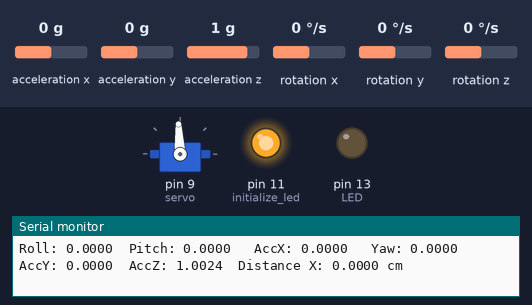
Bench run of a sketch on a simulated Arduino Uno, built with avr-gcc and run on an emulated ATmega328P. Parts: servo, output pins drawn as LEDs (lit = HIGH), the last lines printed to the serial monitor. The inputs (shaded band) are chosen by the test bench; at power-on: rotation z 0 °/s, acceleration x 0 g, acceleration y 0 g, acceleration z 1 g, rotation x 0 °/s, rotation y 0 °/s. Servo pulses on a pin are drawn as a servo (544–2400 µs = 0–180°); pins used as bus, display or sensor lines are not drawn.

Above: at 2.1 s.
2.2 s: rotation z set to -192 °/s
At 3.6 s:
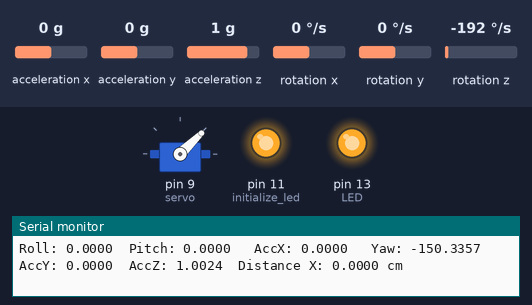
4.1 s: rotation z set to 85 °/s
7.1 s: rotation z set to 91 °/s
10.1 s: acceleration x set to -1.4 g
At 11.0 s:
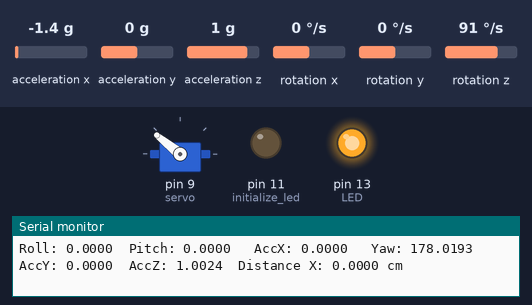
11.6 s: acceleration x set to -0.8 g
At 12.8 s:
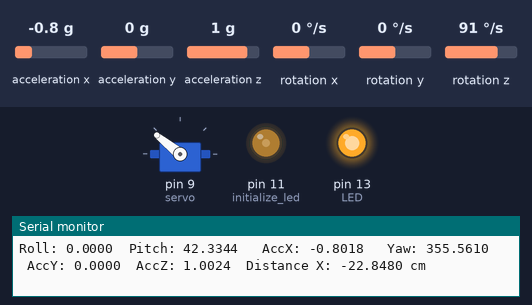
13.1 s: acceleration x set to 0 g
At 13.5 s:
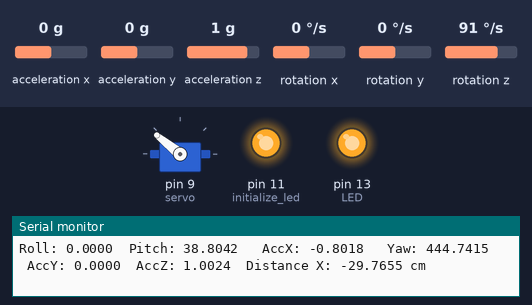
Timing chart, 0 to 15.6 s (numbered marks = the images above; inputs shaded):
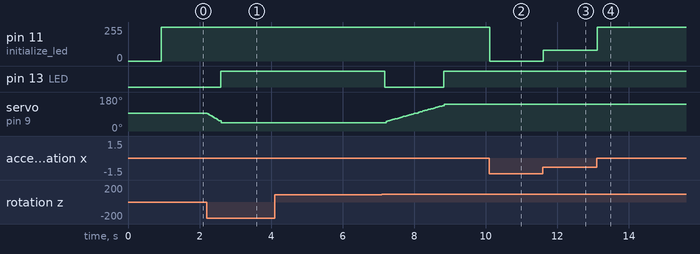

Measured:
- after the input at 2.2 s, pin 13 (LED): LOW → HIGH after 0.39 s; servo on pin 9 (servo): moves from 93° to 44° over 0.38 s, starting at once
- after the input at 10.1 s, pin 11 (initialize_led): 255/255 → 0/255 at once
- after the input at 11.6 s, pin 11 (initialize_led): 0/255 → 81/255 at once
- after the input at 13.1 s, pin 11 (initialize_led): 81/255 → 255/255 at once

The sketch:

MERGE_ALL.ino
```cpp
#include <avr/io.h>
#include <avr/interrupt.h>
#include <stdio.h>
#include <math.h>

#include <Wire.h>
#include <MPU6050.h>
#include <util/delay.h>

#define DEG_TO_RADS 3.141592653/180
#define RAD_TO_DEGS 180/3.141592653

/********************************************************************************
*********************************** UART ****************************************
*********************************************************************************/

// for serial communication (UART)
#define F_CPU 16000000UL
#define BAUD 9600
#define UBRR_VALUE ((F_CPU / (16UL * BAUD)) - 1)

void initialize_uart() {
    // setting baud rate with UBRR0
    UBRR0H = (uint8_t)(UBRR_VALUE >> 8);
    UBRR0L = (uint8_t)UBRR_VALUE;
    // setting UART to transmission
    UCSR0B = (1 << TXEN0);
    // setting UART to 8-bit character size for transmission
    UCSR0C = (1 << UCSZ01) | (1 << UCSZ00);
}

void transmit_uart(char data) {
    while (!(UCSR0A & (1 << UDRE0))); // wait for transmission to be empty (flag to be 1)
    UDR0 = data; //transmit data
}

void print_message(const char *message) { //using UART
    while (*message) {
        transmit_uart(*message++);
    }
}

void print_number(double number) {
    if (number < 0) {
        transmit_uart('-');
        number = -number;
    }

    //  integer part
    uint16_t int_part = (uint16_t)number;
    char buffer[8];
    uint8_t i = 0;

    if (int_part == 0) {
        transmit_uart('0');
    } else {
        while (int_part > 0) {
            buffer[i++] = (int_part % 10) + '0';
            int_part /= 10;
        }
        while (i > 0) {
            transmit_uart(buffer[--i]);
        }
    }

    // decimal point
    transmit_uart('.');

    // get decimals
    double decimal = (number - (uint16_t)number) * 10000.0 + 0.5;
    uint16_t decimal_part = (uint16_t)decimal;

    for (int j = 1000; j > 0; j /= 10) {
        transmit_uart((decimal_part / j) % 10 + '0');
    }
}

/********************************************************************************
*********************************** LED *************************************
*********************************************************************************/

// minimum and maximum range values for x-axis acceleration (in g) for LED D3
double ACCEL_MIN = 0.12;
double ACCEL_MAX = 1.12;

void initialize_led() {
    // set PB3 (Pin 11) as output
    DDRB |= (1 << PB3);
    // PWM timer 2 configurations
    TCCR2A = (1 << COM2A1) | (1 << WGM21) | (1 << WGM20);
    TCCR2B = (1 << CS21); // prescaler = 8

    OCR2A = 0;
}

void write_led(uint8_t brightness) {
    OCR2A = brightness;
}

uint8_t led_brightness(double acc) {

    if(absolute(acc) < 0.12){
      // print_message("LED : ");
      // print_number(0);
      // print_message("\t");

      return 255;
    }
    else if(absolute(acc) > 1.12){
      // print_message("LED : ");
      // print_number(100);
      // print_message("\t");
      return 0;
    }

    // normalize acceleration to percentage
    double intensity = map(absolute(acc), ACCEL_MIN, ACCEL_MAX, 0, 100);

    // print_message("LED : ");
    // print_number(intensity);
    // print_message("\t");

    return map(intensity, 0.0, 100.0, 255, 0);
}

/********************************************************************************
*********************************** MATHS *************************************
*********************************************************************************/

double absolute(double num){
   double abs =(num<0) ? num*(-1) : num;
   return abs;
}

double map(double x, double in_min, double in_max, double out_min, double out_max)
{
  return (x - in_min) * (out_max - out_min) / (in_max - in_min) + out_min;
}

/********************************************************************************
*********************************** MPU6050 *************************************
*********************************************************************************/

#define YAW_MAX 81   // Maximum allowed yaw
#define YAW_MIN -81  // Minimum allowed yaw

// Sensor conversion factors
double ACCEL_SENSITIVITY = 0;
double GYRO_SENSITIVITY  = 0;

#define RADS 57.2958

#define accRange 2
#define gyroRange 250

double x = 0.0; // for distance calculation

// Filter and integration constants
const float compFilterAlpha = 0.98;  // Complementary filter weight for gyro
const float VELOCITY_THRESHOLD = 0.01;     // Deadband for velocity m/s

MPU6050 mpu;

// Orientation in radians
float fusedRoll = 0.0, fusedPitch = 0.0, fusedYaw = 0.0;
bool firstOrientation = true;
unsigned long lastTimeOrientation = 0;

// Displacement integration variables (world X axis)
float distanceX = 0.0;
float velocityX = 0.0;
unsigned long lastDistanceTime = 0;

// Accelerometer bias for X axis in g's
float accelBiasX = 0.0;

// Output interval in ms
const unsigned long OUTPUT_INTERVAL = 1000;
unsigned long lastOutputTime = 0;

// Accelerometer Calibration (X-axis)
void calibrate_accelerometer() {

    const int numSamples = 100;
    float sumX = 0.0;
    for (int i = 0; i < numSamples; i++) {
        int16_t ax, ay, az, gx, gy, gz;
        mpu.getMotion6(&ax, &ay, &az, &gx, &gy, &gz);
        float rawAccelX = ax / ACCEL_SENSITIVITY;
        sumX += rawAccelX;
        _delay_ms(5);
    }

    accelBiasX = sumX / numSamples;
    print_message("Calibrated accelBiasX: ");
    Serial.println(accelBiasX, 4);
}

/********************************************************************************
*********************************** SERVO MOTOR *********************************
*********************************************************************************/

#define SERVO_MIN 2000  // 1ms pulse width 0° position
#define SERVO_MAX 4000  // 2ms pulse width 180° position
double servo_angle = 90; // Start at center position

volatile uint16_t counter = 0;

void setServoAngle(double angle) {

    if(angle < 9) {
        OCR1A = SERVO_MIN;
        PORTB |= (1 << PORTB5);
    } else if (angle >171) {
        OCR1A = SERVO_MAX;
        PORTB |= (1 << PORTB5);
    } else {
        OCR1A = map(angle, 0, 180, SERVO_MIN, SERVO_MAX); // Calculate PWM
        PORTB &= ~(1 << PORTB5); // Turn LED OFF (PB5)
    }
}

void init_servo(void) {
    DDRB |= (1 << PB1) | (1 << PB5); // Set PB1 (OC1A) as output and L

    // Configure Timer1 for Fast PWM Mode 14
    TCCR1A = (1 << COM1A1) | (1 << WGM11);
    TCCR1B = (1 << WGM13) | (1 << WGM12) | (1 << CS11); // Prescaler = 8

    // Set PWM frequency to 50 Hz
    ICR1 = 40000;

    // Enable Timer1 Overflow Interrupt
    TIMSK1 |= (1 << TOIE1);
    sei();

    // Start at 90° (middle position)
    setServoAngle(servo_angle);
}

ISR(TIMER1_OVF_vect) {

    counter++;
}

/********************************************************************************
************************************** MILLIS() *********************************
*********************************************************************************/
volatile uint32_t milliseconds = 0;

void init_ms_timer() {

    TCCR0A = (1 << WGM01);  // Enable CTC mode
    OCR0A = (F_CPU / (64 * 1000)) - 1;            // Set compare match for 1ms

    TIMSK0 |= (1 << OCIE0A); // Enable Timer0 Compare Match A Interrupt
    TCCR0B |= (1 << CS01) | (1 << CS00); // Start Timer0 with Prescaler 64

    sei(); // Enable global interrupts AFTER starting timer
}

ISR(TIMER0_COMPA_vect) {

    milliseconds++;
}

uint32_t ms() {
    uint32_t ms;
    cli(); // pause interrupts to get reading;
    ms = milliseconds;
    sei(); //restart interrupts
    return ms;
}

/********************************************************************************
************************************** MAIN *************************************
*********************************************************************************/

void setup(){
  initialize_uart();
  initialize_led();
  init_ms_timer();
  init_servo();
  Wire.begin();

  mpu.initialize();
  if (!mpu.testConnection()) {
      print_message("MPU6050 connection failed!");
      while (1);
  }

switch(gyroRange){
    case(250):
      mpu.setFullScaleGyroRange(MPU6050_GYRO_FS_250);
      GYRO_SENSITIVITY = 131;

    case(500):
      mpu.setFullScaleGyroRange(MPU6050_GYRO_FS_500);
      ACCEL_SENSITIVITY = 65.5;

    case(1000):
      mpu.setFullScaleGyroRange(MPU6050_GYRO_FS_1000);
      ACCEL_SENSITIVITY = 32.8;

    case(2000):
       mpu.setFullScaleGyroRange(MPU6050_GYRO_FS_2000);
       ACCEL_SENSITIVITY = 16.4;

  }

  mpu.setFullScaleGyroRange(MPU6050_GYRO_FS_250);
  switch(accRange){
    case(2):
      mpu.setFullScaleAccelRange(MPU6050_ACCEL_FS_2); // +-2g (16384 LSB/g)
      ACCEL_SENSITIVITY = 16384;
    case(4):
      mpu.setFullScaleAccelRange(MPU6050_ACCEL_FS_4);  // +-4g (8192 LSB/g)
      ACCEL_SENSITIVITY = 8192;
    case(8):
      mpu.setFullScaleAccelRange(MPU6050_ACCEL_FS_8);  // +-8g (4096 LSB/g)
      ACCEL_SENSITIVITY = 4096;
    case(16):
       mpu.setFullScaleAccelRange(MPU6050_ACCEL_FS_16); // +-2g (2048 LSB/g)
       ACCEL_SENSITIVITY = 2043;

  }

  lastTimeOrientation = ms();
  lastDistanceTime = ms();
  lastOutputTime = ms();

  calibrate_accelerometer();


}

void loop(){
  // Orientation Update
  unsigned long currentTime = ms();
  float dt = (currentTime - lastTimeOrientation) / 1000.0;
  if (dt <= 0) dt = 0.01;
  lastTimeOrientation = currentTime;

  int16_t ax, ay, az, gx, gy, gz;
  mpu.getMotion6(&ax, &ay, &az, &gx, &gy, &gz);

  // Correct accelerometer readings in g's
  float ax_corr = (ax / ACCEL_SENSITIVITY) - accelBiasX;
  float ay_corr = (ay / ACCEL_SENSITIVITY);
  float az_corr = (az / ACCEL_SENSITIVITY);

  // Gyro readings in deg/s, convert to rad/s
  float gyroX = (gx / GYRO_SENSITIVITY) * DEG_TO_RADS;
  float gyroY = (gy / GYRO_SENSITIVITY) * DEG_TO_RADS;
  float gyroZ = (gz / GYRO_SENSITIVITY) * DEG_TO_RADS;

  // Compute accelerometer based angles (in radians)
  float accRoll = atan2(ay_corr, az_corr);
  float accPitch = atan2(-ax_corr, sqrt(ay_corr * ay_corr + az_corr * az_corr));


  // Complementary filter for roll and pitch; integrate gyro for yaw
  if (firstOrientation) {
      fusedRoll = accRoll;
      fusedPitch = accPitch;
      fusedYaw = 0.0;
      firstOrientation = 0;
  } else {
      fusedRoll = compFilterAlpha * (fusedRoll + gyroX * dt) + (1 - compFilterAlpha) * accRoll;
      fusedPitch = compFilterAlpha * (fusedPitch + gyroY * dt) + (1 - compFilterAlpha) * accPitch;
      fusedYaw = fusedYaw + gyroZ * dt;  // Yaw from gyro integration only
  }

// Servo Control Based on Yaw
  float yaw_deg = fusedYaw * RAD_TO_DEG;
  setServoAngle(map(yaw_deg, -81, 81, 0, 180));

  // Sensor Fusion for Displacement
  // Convert corrected accelerometer readings to m/s^2
  float ax_mps2 = ax_corr * 9.81;
  float ay_mps2 = ay_corr * 9.81;
  float az_mps2 = az_corr * 9.81;

  // Compute expected gravity vector in sensor frame from fused roll and pitch
  float g_sensor_x = -sin(fusedPitch) * 9.81;
  float g_sensor_y = sin(fusedRoll) * cos(fusedPitch) * 9.81;
  float g_sensor_z = cos(fusedRoll) * cos(fusedPitch) * 9.81;

  // Subtract gravity to obtain linear acceleration
  float ax_lin = ax_mps2 - g_sensor_x;
  float ay_lin = ay_mps2 - g_sensor_y;
  // We'll use only the horizontal components for displacement

  // Rotate horizontal (x-y) linear acceleration by fused yaw to align with world X–axis
  float a_world_x = ax_lin * cos(fusedYaw) - ay_lin * sin(fusedYaw);

  // Distance Integration (Trapezoidal with Zero Velocity Update)
  unsigned long currentDistanceTime = ms();
  float dtDistance = (currentDistanceTime - lastDistanceTime) / 1000.0;
  lastDistanceTime = currentDistanceTime;

  // Integrate a_world_x to update velocity using trapezoidal rule
  static float prevAccX = 0.0;
  float newVelocityX = velocityX + 0.5 * (prevAccX + a_world_x) * dtDistance;
  if (fabs(newVelocityX) < VELOCITY_THRESHOLD)
      newVelocityX = 0.0;

  // Zero velocity update: if acceleration remains near zero for a period, reset velocity
  const float ACCEL_DRIFT_THRESHOLD = 0.05; // m/s^2 threshold for stationary detection
  static float stationaryTime = 0.0;
  if (fabs(a_world_x) < ACCEL_DRIFT_THRESHOLD)
    stationaryTime += dtDistance;
  else
    stationaryTime = 0.0;
  if (stationaryTime > 0.2) {  // if stationary for more than 0.2 seconds
    newVelocityX = 0.0;
  }

  // Update displacement using trapezoidal integration of velocity
  distanceX += 0.5 * (velocityX + newVelocityX) * dtDistance;
  velocityX = newVelocityX;
  prevAccX = a_world_x;


  // LED intensity based on x acceleration
  write_led(led_brightness(ax_corr));

  static unsigned long lastSampleTime = ms();
  unsigned long timeNow = ms();

  double dist = (timeNow - lastSampleTime) / 1000.0; // in seconds
  lastSampleTime = timeNow;

  if (fabs(ax_corr) < 0.02) ax_corr = 0;
  double p = (0.5 * ax_corr * 9.80665 * (dist * dist)) * 100;  // now in cm
  x = x + p;

  // Output Data Once Per Second
  if (counter >= 50) {
      counter = 0;
      print_message("Roll: "); print_number(fusedRoll * RAD_TO_DEG);
      print_message("\tPitch: "); print_number(fusedPitch * RAD_TO_DEG);
      print_message("\t AccX: "); print_number(ax_corr);
      print_message("\t Yaw: "); print_number(yaw_deg);
      print_message("\tAccY: "); print_number(ay_corr);
      print_message("\tAccZ: "); print_number(az_corr);
      print_message("\tDistance X: "); print_number(x);
      print_message(" cm\n");
  }
}
```

Servo_Control_C.ino
```cpp
#include <avr/io.h>
#include <avr/interrupt.h>
#include <util/delay.h>

void initialize_servo_timer(){ // uses Timer 1 for 16 bits
  DDRB |= (1 << PB1);  // set PB1 OC1A as servo output

  // set timer to fast PWM to clear OC1A on match to use top value (ICR1 which will set the PWM frequency)
  TCCR1A |= (1<<COM1A1) | (1<<WGM11);  // set PB1 PMW to the timer
  TCCR1B |= (1<<WGM13) | (1<<WGM12) | (1<<CS11); // prescaler set to 8, clock frequency = 16MHz/8 = 2MHz, so PWM frequecny = 50Hz and fits in 16 bit range
  ICR1 = 19999; // set PWM to 50Hz = (16MHz / (8 * 50)) - 1
  OCR1A = 1500; // initialize angle to 90 degrees = 1000 + (angle*1000)/180
}

void write_servo(uint8_t angle){ // converts angle to pulse width, sets it with OCR1A Timer 1 PWM
  uint16_t pulse = 1000 + ((angle*1000)/180);
  OCR1A = pulse;
}

int main(){

  initialize_servo_timer();

  while(1){
    write_servo(0);
    _delay_ms(1000);
    write_servo(90);
    _delay_ms(1000);
    write_servo(180);
    _delay_ms(1000);
    write_servo(90);
    _delay_ms(1000);
  }
}
```
